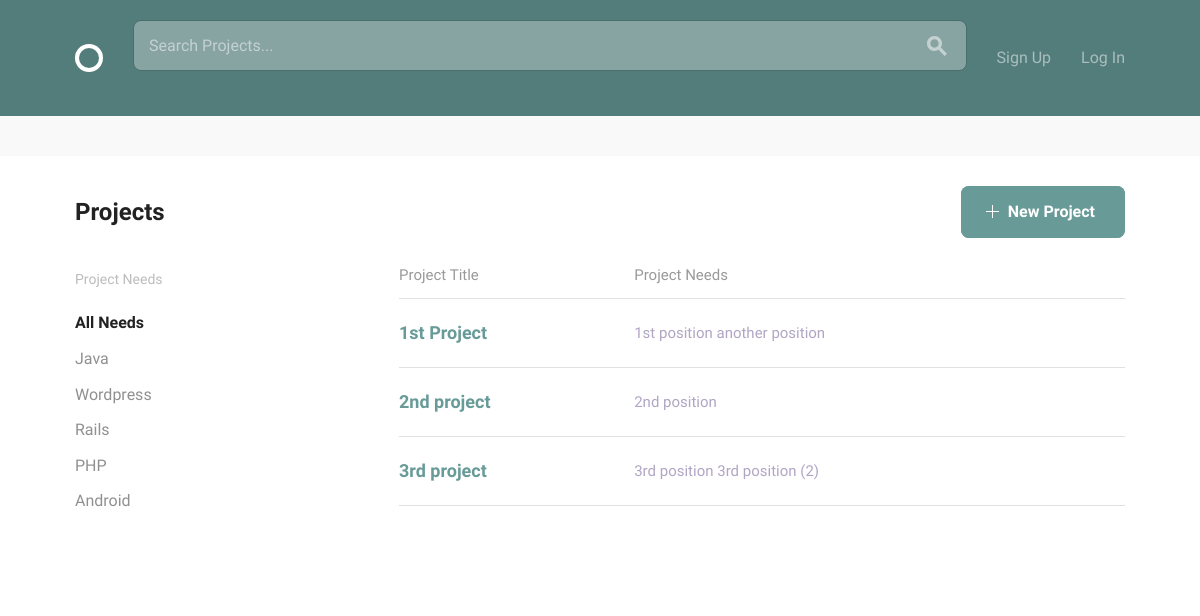
The page / on the database its author committed.
### projects/models.py (models this page shows, shortened)
class Position(models.Model):
    ANDROID = "Android"
    DESIGN = "Design"
    JAVA = "Java"
    PHP = "PHP"
    PYTHON = "Python"
    RAILS = "Rails"
    WORDPRESS = "Wordpress"
    iOS = "iOS"
    SKILLES_CHOICES = (
        (ANDROID, "Android Developer"),
        (DESIGN, "Designer"),
        (JAVA, "Java Developer"),
        (PHP, "PHP Developer"),
        (PYTHON, "Python Developer"),
        (RAILS, "Rails Developer"),
        (WORDPRESS, "Wordpress Developer"),
        (iOS, "iOS Developer")
    )
    project = models.ForeignKey(
        Project,
        null=True,
        related_name="positions",
        on_delete=models.CASCADE)
    title = models.CharField(max_length=100)
    description = models.TextField(max_length=500)
    skill = models.CharField(max_length=20, choices=SKILLES_CHOICES, default="")
    position_filled = models.BooleanField(default=False)

class Project(models.Model):
    user = models.ForeignKey(settings.AUTH_USER_MODEL, null=True)
    title = models.CharField(max_length=100)
    description = models.TextField(max_length=500)
    estimated_time = models.IntegerField()
    requirements = models.CharField(max_length=100)

### social_team_builder/views.py (the view)
# urls.py: 2. Add a URL to urlpatterns:  url(r'^$', Home.as_view(), name='home')
class Home(ListView):
    model = Project
    template_name = "home.html"
    def get_queryset(self):
        term = self.request.GET.get('q', '')
        if term:
            return Project.objects.filter(
                Q(title__icontains=term) | Q(description__icontains=term)
            )
        else:
            return Project.objects.all()

### templates/home.html (shortened to what this page needs)
{% extends "layout.html" %}
{% load static from staticfiles %}
{% block body_content %}
  <div class="bounds circle--page">
      <div class="circle--page--header circle--fluid">
          <div class="circle--fluid--cell circle--fluid--primary">
              <h2>Projects</h2>
          </div>
          <div class="circle--fluid--cell circle--fluid--secondary">
              <a class="button button-primary icon-on-left" href="{% url 'projects:create' %}">
                  <svg version="1.1" xmlns="http://www.w3.org/2000/svg" xmlns:xlink="http://www.w3.org/1999/xlink" x="0px" y="0px" viewBox="0 0 13 13" style="enable-background:new 0 0 13 13;" xml:space="preserve" class="add">
                    <polygon points="7,6 7,0 6,0 6,6 0,6 0,7 6,7 6,13 7,13 7,7 13,7 13,6 "/>
                  </svg>
                  New Project
              </a>
          </div>
      </div>
      <div class="grid-25">
          <div class="circle--filter circle--secondary--module">
              <h4>Project Needs</h4>
                  <ul class="circle--filter--list">
                      <li><a class="selected">All Needs</a></li>
                      {% for project in project_list %}
                          {% for position in project.positions.all %}
                              {% if position.position_filled != True %}
                                  <li><a href={% url 'projects:project_detail' pk=project.pk %}>{{ position.skill }}</a></li>
                              {% endif %}
                          {% endfor %}
                      {% endfor %}
                  </ul>
          </div>
      </div>
      <div class="grid-70 grid-push-5">
          <table class="u-full-width circle--table">
              <thead>
                  <tr>
                      <th>Project Title</th>
                      <th class="circle--cell--right">Project Needs</th>
                  </tr>
              </thead>
              <tbody>
                  {% for project in project_list %}
                      <tr class="clickable-row" data-href="{% url "projects:project_detail" pk=project.pk %}">
                          <td>
                              <h3>{{ project.title }}</h3></a>
                          </td>
                          <td class="circle--cell--right">
                              {% for position in project.positions.all %}
                                  {% if position.position_filled != True %}
                                      <span class="secondary-label">{{ position.title }}</span>
                                  {% endif %}
                              {% endfor %}
                          </td>
                      </tr>
                  {% endfor %}
              </tbody>
          </table>
      </div>
  </div>
{% endblock %}

### rows shown on the page
Project: title "1st Project"
Position: skill "Java", title "1st position"
Position: skill "Wordpress", title "another position"
Project: title "2nd project"
Position: skill "Rails", title "2nd position"
Project: title "3rd project"
Position: skill "PHP", title "3rd position"
Position: skill "Android", title "3rd position (2)"
